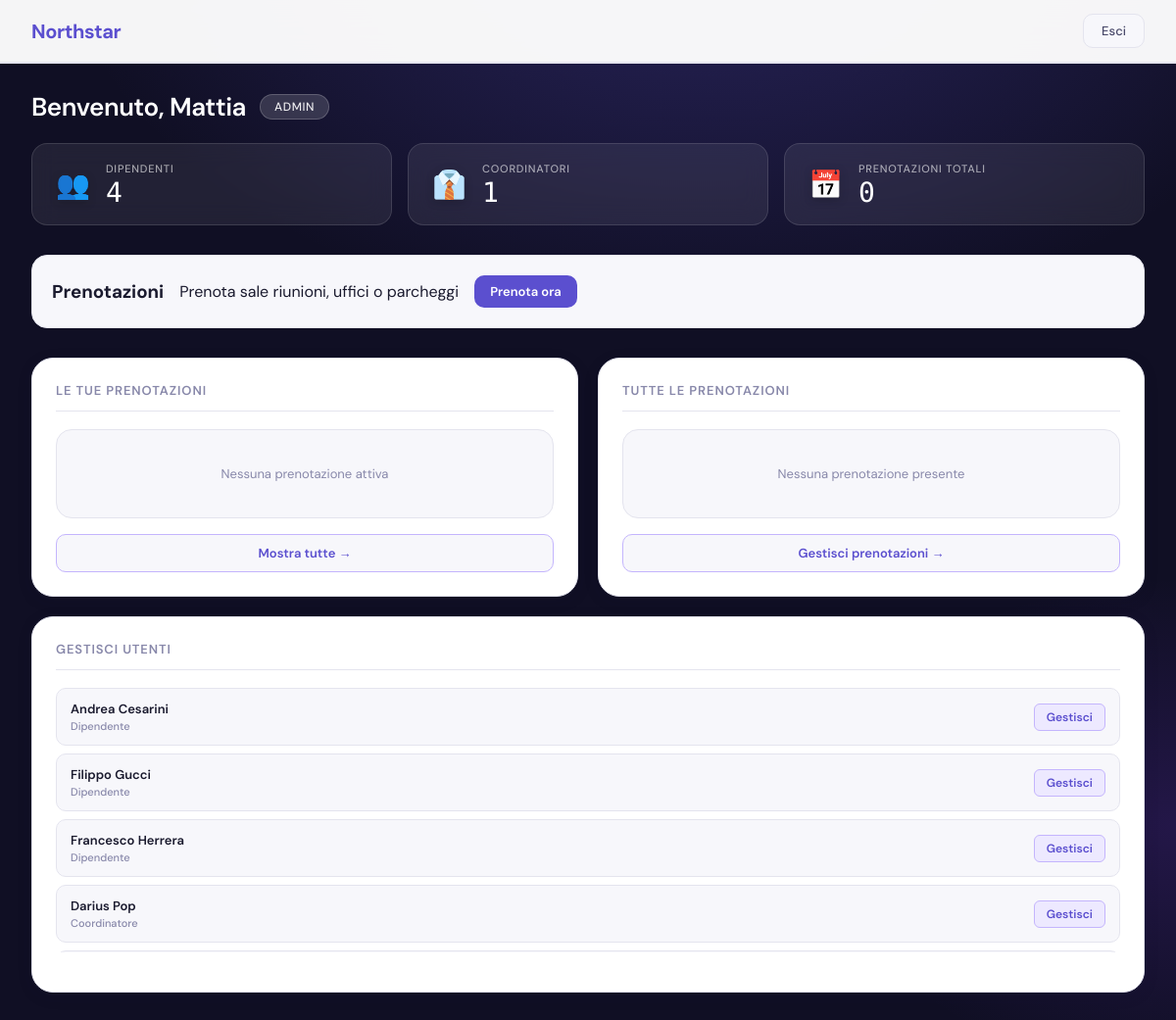
Page /public/admin/dashboard/index.php (signed in) on the committed database.
### tables this page shows
CREATE TABLE `utenti` (
  `id_utente` int(11) NOT NULL,
  `nome` varchar(50) NOT NULL,
  `cognome` varchar(50) NOT NULL,
  `username` varchar(100) NOT NULL,
  `password` varchar(255) NOT NULL,
  `id_ruolo` int(11) NOT NULL,
  `id_coordinatore` int(11) DEFAULT NULL
);

CREATE TABLE `ruoli` (
  `id_ruolo` int(11) NOT NULL,
  `nome_ruolo` varchar(20) NOT NULL
);

### public/admin/dashboard/index.php (the view, shortened to what this page needs)
<?php
require_once __DIR__ . "/../../../config/config.php";
$id_utente = (int)$_SESSION['id_utente'];
$stmt = $conn->prepare(
    "SELECT u.nome, u.cognome, r.nome_ruolo AS ruolo
     FROM utenti u
     LEFT JOIN ruoli r ON u.id_ruolo = r.id_ruolo
     WHERE u.id_utente = ? LIMIT 1"
);
$stmt->bind_param("i", $id_utente);
$stmt->execute();
$userInfo = $stmt->get_result()->fetch_assoc();
$analytics = ['dipendenti' => 0, 'coordinatori' => 0, 'prenotazioni_totali' => 0];
$res = $conn->query("SELECT COUNT(*) AS c FROM utenti u JOIN ruoli r ON u.id_ruolo = r.id_ruolo WHERE r.nome_ruolo = 'Dipendente'");
if ($res) $analytics['dipendenti'] = $res->fetch_assoc()['c'];
$res = $conn->query("SELECT COUNT(*) AS c FROM utenti u JOIN ruoli r ON u.id_ruolo = r.id_ruolo WHERE r.nome_ruolo = 'Coordinatore'");
if ($res) $analytics['coordinatori'] = $res->fetch_assoc()['c'];
$res = $conn->query("SELECT COUNT(*) AS c FROM prenotazioni");
if ($res) $analytics['prenotazioni_totali'] = $res->fetch_assoc()['c'];
$userBookings = [];
$allBookings = [];
$employees = [];
$result = $conn->query(
    "SELECT u.id_utente, u.nome, u.cognome, r.nome_ruolo AS ruolo
     FROM utenti u
     JOIN ruoli r ON u.id_ruolo = r.id_ruolo
     WHERE r.nome_ruolo IN ('Dipendente', 'Coordinatore')
     ORDER BY u.cognome, u.nome"
);
if ($result) while ($row = $result->fetch_assoc()) $employees[] = $row;
?>
<!DOCTYPE html>
<html lang="it">
<head>
    <link rel="stylesheet" href="./dashboard.css">
</head>
<body>
<header class="header">
    <div class="header-left"><h1>Northstar</h1></div>
    <a href="?action=signout" class="signout-btn">Esci</a>
</header>
<div class="welcome-section">
    <h2>Benvenuto, <?= htmlspecialchars($userInfo['nome']) ?></h2>
    <span class="role-badge"><?= htmlspecialchars($userInfo['ruolo']) ?></span>
</div>
<div class="analytics-container">
    <div class="analytics-card">
        <div class="analytics-icon">👥</div>
        <div class="analytics-content">
            <h3>Dipendenti</h3>
            <p class="analytics-number"><?= $analytics['dipendenti'] ?></p>
        </div>
    </div>
    <div class="analytics-card">
        <div class="analytics-icon">👔</div>
        <div class="analytics-content">
            <h3>Coordinatori</h3>
            <p class="analytics-number"><?= $analytics['coordinatori'] ?></p>
        </div>
    </div>
    <div class="analytics-card">
        <div class="analytics-icon">📅</div>
        <div class="analytics-content">
            <h3>Prenotazioni Totali</h3>
            <p class="analytics-number"><?= $analytics['prenotazioni_totali'] ?></p>
        </div>
    </div>
</div>
<div class="dashboard-container">
        <div class="booking-card" onclick="location.href='./asset-disponibili.php'">
            <div class="card-content">
                <h3>Prenotazioni</h3>
                <p>Prenota sale riunioni, uffici o parcheggi</p>
                <button class="book-btn">Prenota ora</button>
            </div>
        </div>
    <div class="bookings-section">
        <div class="bookings-row">
            <div class="bookings-column">
                <h2>Le tue prenotazioni</h2>
                <div class="booking-list">
                    <?php if (empty($userBookings)): ?>
                        <p>Nessuna prenotazione attiva</p>
                    <?php endif; ?>
                </div>
                <button class="show-more-btn" onclick="openUserBookingsModal()">Mostra tutte →</button>
            </div>
            <div class="bookings-column">
                <h2>Tutte le prenotazioni</h2>
                <div class="booking-list">
                    <?php if (empty($allBookings)): ?>
                        <p>Nessuna prenotazione presente</p>
                    <?php endif; ?>
                </div>
                <button class="show-more-btn" onclick="openGestionePrenotazioni()">Gestisci prenotazioni →</button>
            </div>
            <div class="bookings-column small">
                <h2>Gestisci Utenti</h2>
                <div class="employees-list">
                    <?php if (empty($employees)): ?>
                        <p class="no-employees">Nessun dipendente presente</p>
                    <?php else: ?>
                        <?php foreach ($employees as $emp): ?>
                            <div class="employee-item">
                                <div class="employee-info">
                                    <h4><?= htmlspecialchars($emp['nome'] . ' ' . $emp['cognome']) ?></h4>
                                    <p class="employee-role"><?= htmlspecialchars($emp['ruolo']) ?></p>
                                </div>
                                <button class="employee-btn"
                                        onclick="location.href='../utenti/index.php?id=<?= $emp['id_utente'] ?>'">
                                    Gestisci
                                </button>
                            </div>
                        <?php endforeach; ?>
                    <?php endif; ?>
                </div>
            </div>
        </div>
    </div>
</div>
</body>
</html>

### rows in the picture
utenti: nome "Mattia", id_ruolo.nome_ruolo "ADMIN"
utenti: nome+cognome "Andrea Cesarini", id_ruolo.nome_ruolo "Dipendente"
utenti: nome+cognome "Filippo Gucci", id_ruolo.nome_ruolo "Dipendente"
utenti: nome+cognome "Francesco Herrera", id_ruolo.nome_ruolo "Dipendente"
utenti: nome+cognome "Darius Pop", id_ruolo.nome_ruolo "Coordinatore"

### other values in the picture
$analytics['dipendenti'] "4"
$analytics['coordinatori'] "1"
$analytics['prenotazioni_totali'] "0"
